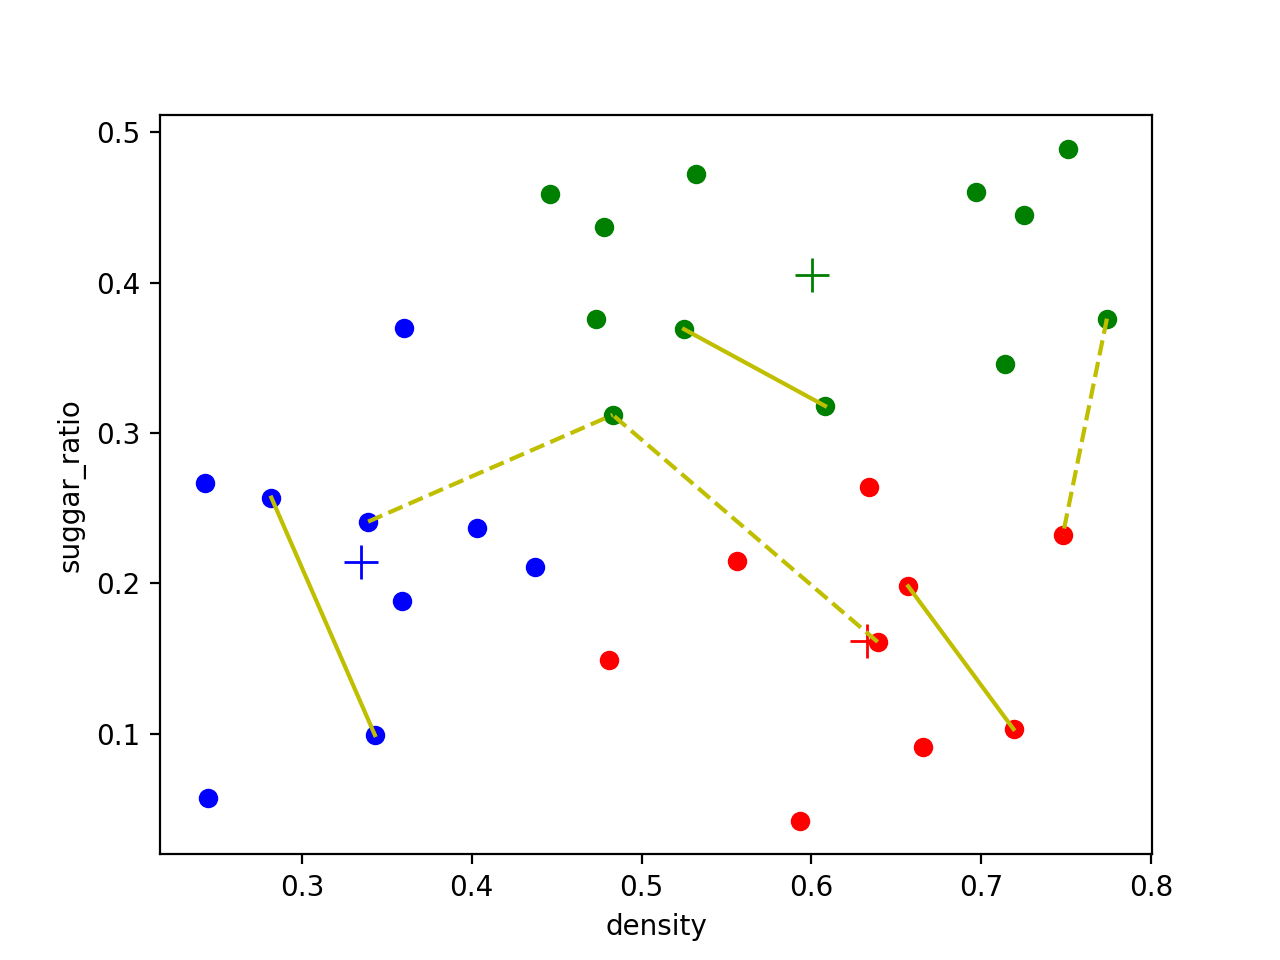

Write Python code to recreate this figure.
#!/usr/bin/python
# -*- coding: utf-8 -*-
import numpy as np 
import pandas as pd 
from math import sqrt
import matplotlib.pyplot as plt

'''
1.对每一个存在勿连约束的样本，检查他的所有勿连约束样本，如果已经分类，则正常进行勿连约束判断分类。
如果未分类，则将所有勿连样本拿出来与当前各分类中心进行距离计算，找出一个的分类，使得当前样本与该类
的中心的距离小于所有勿连样本与它的距离。如果有多个这样的分类，选择中心距离当前样本最近的一个。 
2. 如果不存在这样的分类，也正常进行勿连约束判断分类。
'''

#计算两个向量之间的欧式距离
def norm(vec1, vec2):
	dist = np.linalg.norm(vec1 - vec2)
	return dist

#对一个列表进行排列，默认返回从小到大的排序，并返回对应的索引
def sort(vec):
	clss = {}
	for i in range(len(vec)):
		clss[vec[i]] = i
	vec_sort = sorted(vec)
	index = []
	for i in range(len(vec)):
		index.append(clss[vec_sort[i]])
	return vec_sort, index


df = pd.read_csv('watermelon_9_1.csv')
data = df.values[:, 1:]
m, n = data.shape
k = 3

#初始化中心点
centroids = np.vstack((data[6 - 1,:],data[12 - 1,:],data[27 - 1,:]))
c1 = {}

#必连标记，如果样本没有约束，则为0；如果有，则为必连集合编号
flag_c = np.zeros(m,dtype=int)
c1[0] = [4 - 1, 25 - 1]
c1[1] = [12 - 1, 20 - 1] 
c1[2] = [14 - 1 , 17 - 1]
for i in range(k):
	flag_c[c1[i][0]] = i
	flag_c[c1[i][1]] = i

#勿连标记，记录样本是否有勿连标记，如果没有则为0；如果有，则为勿连序列对应的起始序列号
flag_m = np.zeros(m,dtype=int)
m1 = np.array([[2,13,19,21,23,23],[21,23,23,2,13,19]])
m1 -= 1
for i in range(6):
	if flag_m[m1[0,i]] == 0:
		flag_m[m1[0,i]] = i

while True:
	#总的标记类别
	flag_p = np.zeros(m,dtype=int)
	for i in range(m):
		#如果已经标记了类别，就跳过
		if flag_p[i] > 0:
			continue

		#如果存在必连标记，则该点取必连两点的中间值，使得两点能落在同一类中
		if flag_c[i] > 0:
			tx = (data[c1[flag_c[i]][0],:] + data[c1[flag_c[i]][0],:]) / 2
		else:
			tx = data[i,:]

		#计算一点到三个中心点的距离
		dist = np.zeros(k)
		for j in range(k):
			dist[j] = norm(tx, centroids[j,:])
		dist_sort, index = sort(dist)

		#根据勿连标记对该点进行分类
		for j in range(k):
			tj = index[j]	#tj为该类的索引
			ptr = flag_m[i]	#ptr为是否为勿连标记，如果不是则为0，如果是则为勿连下标值
			mf = 0			#错误标记，0为正确，1为错误
			#如果该点是勿连约束
			while ptr >0 and ptr < 7 and m1[1, ptr] == i:
				#如果它的勿连点的类跟自己的类是同一个类，则标记错误
				if flag_p[m1[2,ptr]] == tj:
					mf = 1
					break
				#如果它勿连的类比自己到中心点的距离还近，则为错误
				ti = m1[2,ptr]
				tdist = norm(data[ti,:], centroids[tj,:])
				if tdist < dist_sort[j]:
					mf = 1
					break
				# ptr += 1
			#如果该类报错，则跳转尝试下一个类别
			if mf == 1:
				continue
			#最终出来的值要么是正确的值，即tj代表该点的分类，要么是仍然有错的勿连标记
			break
		#如果对于该勿连点三个类都存在错误信息，那么只进行常规的判断，只需要在不同类即可，不再考虑距离
		if mf == 1 and j==k:
			for j in range(k):
				tj = index[j]
				ptr = flag_m[i]
				mf = 0
				while ptr >0 and ptr < 7 and m1[1,ptr] == i:
					if flag_p[m1[2,ptr]] == tj:
						mf = 1
						break
					# ptr += 1
				if mf == 1:
					continue
				break

		#最后对该点所属类进行划分，根据上面的tj值
		if flag_c[i] > 0:
			flag_p[c1[flag_c[i]][0]] = tj
			flag_p[c1[flag_c[i]][1]] = tj
		else:
			flag_p[i] = tj

	#进行最后的统计，所有点划分后，更新中心点的位置，比较前后中心点的差异
	c = np.zeros((k,30),dtype=int)
	nums = np.zeros(k,dtype=int)
	for i in range(m):
		c[flag_p[i],nums[flag_p[i]]] = i
		nums[flag_p[i]] += 1
	centroids_new = np.zeros((k,2))
	for i in range(k):
		if nums[i] == 0:
			continue
		for j in range(nums[i]):
			centroids_new[i,:] += data[c[i,j],:]
		centroids_new[i,:] /= nums[i]

	delt = norm(centroids_new,centroids)
	if delt < 0.001:
		break
	else:
	 	centroids = centroids_new

#plot
mark = ['or', 'ob', 'og', 'ok', '^r', '+r', 'sr', 'dr', '<r', 'pr']  
for i in range(k):  
	markIndex = i 
	for j in range(nums[i]):
		column = c[i,j]
		plt.plot(data[column, 0], data[column, 1], mark[markIndex]) 

mark = ['+r', '+b', '+g', '+k', '^b', '+b', 'sb', 'db', '<b', 'pb']  
for i in range(k):  
	plt.plot(centroids[i, 0], centroids[i, 1], mark[i], markersize = 12) 

for i in range(3):
	plt.plot([data[c1[i][0],0],data[c1[i][1],0]], [data[c1[i][0],1],data[c1[i][1],1]],'-y')
	plt.plot([data[m1[0,i],0],data[m1[1,i],0]], [data[m1[0,i],1],data[m1[1,i],1]],'--y')
	
plt.xlabel('density')
plt.ylabel('suggar_ratio')
plt.show()
